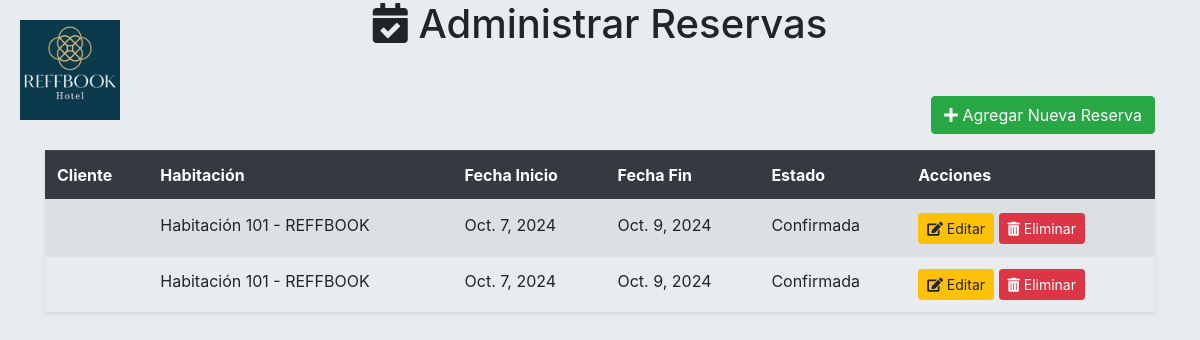
The app's page /adminrf/reservas/ (signed in) with its own data.
### core/models.py (models this page shows, shortened)
class Reserva(models.Model):
    reserva_fecha = models.DateField(auto_now_add=True)  # Fecha cuando se realizó la reserva
    reserva_fecha_inicio = models.DateField()  # Fecha de inicio de la estancia
    reserva_fecha_fin = models.DateField()  # Fecha de finalización de la estancia
    reserva_total_dias = models.IntegerField(blank=True, null=True)  # Se puede calcular automáticamente
    reserva_estado = models.CharField(max_length=50, default='Pendiente')  # Estado de la reserva
    tipo_pago = models.CharField(max_length=100, default='Tarjeta de Crédito')
    usuario = models.ForeignKey(User, on_delete=models.CASCADE)  # Relación con Cliente
    habitacion = models.ForeignKey(Habitacion, on_delete=models.CASCADE)  # Relación con Habitación

class Habitacion(models.Model):
    habitacion_numero = models.CharField(max_length=10)
    habitacion_categoria = models.CharField(max_length=50)
    habitacion_descripcion = models.TextField(null=True, blank=True)
    habitacion_precio = models.DecimalField(max_digits=10, decimal_places=2)
    hotel = models.ForeignKey(Hotel, on_delete=models.CASCADE)
    habitacion_imagen = models.ImageField(upload_to='img/habitaciones/', null=True, blank=True)  # Campo para la imagen
    def __str__(self):
        return f'Habitación {self.habitacion_numero} - {self.hotel.hotel_nombre}'

class Hotel(models.Model):
    hotel_nombre = models.CharField(max_length=100)
    hotel_direccion = models.CharField(max_length=255)

### core/views.py (the view)
# urls.py: path('adminrf/reservas/', views.adminrf_reserva_list, name='adminrf_reserva_list'),
@login_required
def adminrf_reserva_list(request):
    reservas = Reserva.objects.all()
    return render(request, 'core/adminrf_reserva_list.html', {'reservas': reservas})

### core/templates/core/adminrf_reserva_list.html (shortened to what this page needs)
<!DOCTYPE html>
<html lang="es">
<head>
    {% load static %}
    <link rel="stylesheet" href="https://stackpath.bootstrapcdn.com/bootstrap/4.5.2/css/bootstrap.min.css">
    <link rel="stylesheet" href="{% static 'css/adminrf_styles.css' %}">
    <link rel="stylesheet" href="https://cdnjs.cloudflare.com/ajax/libs/font-awesome/5.15.4/css/all.min.css">
</head>
<body>
    <img src="{% static 'img/reffbook_logo.png' %}" alt="Reffbook Logo" class="logo">
        <h1 class="text-center mb-4">
            <i class="fas fa-calendar-check"></i> Administrar Reservas
        </h1>
        <div class="container mt-5">
        <div class="d-flex justify-content-end mb-3">
            <a href="{% url 'adminrf_reserva_create' %}" class="btn btn-success">
                <i class="fas fa-plus"></i> Agregar Nueva Reserva
            </a>
        </div>
        <table class="table table-striped table-hover shadow-sm">
            <thead class="table-dark">
                <tr>
                    <th>Cliente</th>
                    <th>Habitación</th>
                    <th>Fecha Inicio</th>
                    <th>Fecha Fin</th>
                    <th>Estado</th>
                    <th>Acciones</th>
                </tr>
            </thead>
            <tbody>
                {% for reserva in reservas %}
                <tr>
                    <td>{{ reserva.cliente }}</td>
                    <td>{{ reserva.habitacion }}</td>
                    <td>{{ reserva.reserva_fecha_inicio }}</td>
                    <td>{{ reserva.reserva_fecha_fin }}</td>
                    <td>{{ reserva.reserva_estado }}</td>
                    <td>
                        <a href="{% url 'adminrf_reserva_update' reserva.pk %}" class="btn btn-warning btn-sm">
                            <i class="fas fa-edit"></i> Editar
                        </a>
                        <button class="btn btn-danger btn-sm" data-toggle="modal" data-target="#confirmDeleteModal" data-id="{{ reserva.pk }}">
                            <i class="fas fa-trash-alt"></i> Eliminar
                        </button>
                    </td>
                </tr>
                {% endfor %}
            </tbody>
        </table>
    </div>
</body>
</html>

### core/static/css/adminrf_styles.css (style rules this page uses)
body { background-color: #e9ecef; }
.logo { position: absolute; top: 20px; left: 20px; width: 100px; }

### records on screen
Reserva: habitacion "Habitación 101 - REFFBOOK", reserva_fecha_inicio "Oct. 7, 2024", reserva_fecha_fin "Oct. 9, 2024", reserva_estado "Confirmada"
Reserva: habitacion "Habitación 101 - REFFBOOK", reserva_fecha_inicio "Oct. 7, 2024", reserva_fecha_fin "Oct. 9, 2024", reserva_estado "Confirmada"
